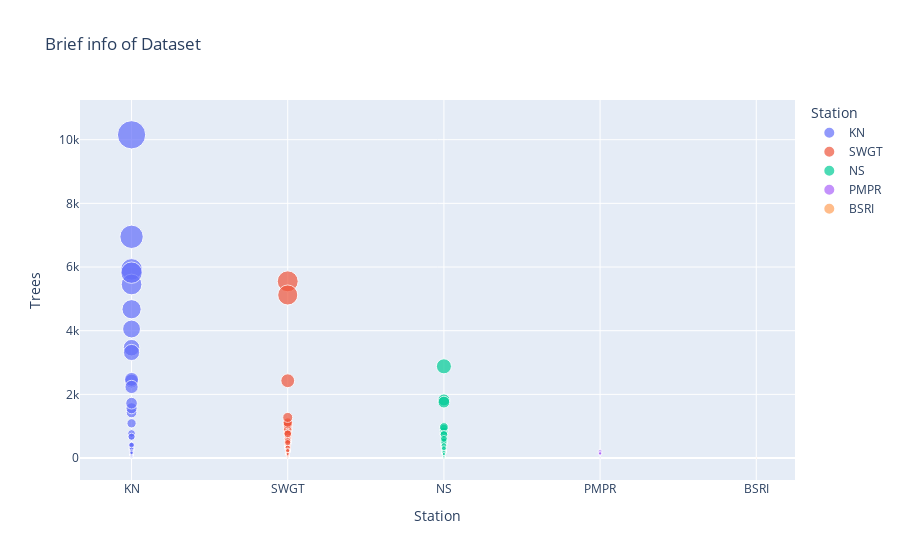

Write notebook code for a chart like this one.
### Markdown cell above
### Overview of Whole data

### Code cell
visual_obj.px_scatter1(filter_project_data)

### Figure 1 — Plotly figure (JSON) as saved in the notebook; plotly's stock layout.template omitted (floating-point values rounded to 4 significant figures; data arrays with more than 128 entries replaced by an {"elided": "..."} marker saying what was removed)
{"data": [{"customdata": {"elided": "139x4 float values"}, "hoverlabel": {"namelength": 0}, "hovertemplate": "Station=%{x}<br>Trees=%{marker.size}<br>LAT=%{customdata[0]}<br>LONG=%{customdata[1]}<br>PM=%{customdata[2]}<br>AQI=%{customdata[3]}", "legendgroup": "KN", "marker": {"color": "#636efa", "size": {"elided": "139 int values"}, "sizemode": "area", "sizeref": 25.38, "symbol": "circle"}, "mode": "markers", "name": "KN", "showlegend": true, "type": "scatter", "x": {"elided": "139 str values"}, "xaxis": "x", "y": {"elided": "139 int values"}, "yaxis": "y"}, {"customdata": {"elided": "376x4 float values"}, "hoverlabel": {"namelength": 0}, "hovertemplate": "Station=%{x}<br>Trees=%{marker.size}<br>LAT=%{customdata[0]}<br>LONG=%{customdata[1]}<br>PM=%{customdata[2]}<br>AQI=%{customdata[3]}", "legendgroup": "SWGT", "marker": {"color": "#EF553B", "size": {"elided": "376 int values"}, "sizemode": "area", "sizeref": 25.38, "symbol": "circle"}, "mode": "markers", "name": "SWGT", "showlegend": true, "type": "scatter", "x": {"elided": "376 str values"}, "xaxis": "x", "y": {"elided": "376 int values"}, "yaxis": "y"}, {"customdata": {"elided": "150x4 float values"}, "hoverlabel": {"namelength": 0}, "hovertemplate": "Station=%{x}<br>Trees=%{marker.size}<br>LAT=%{customdata[0]}<br>LONG=%{customdata[1]}<br>PM=%{customdata[2]}<br>AQI=%{customdata[3]}", "legendgroup": "NS", "marker": {"color": "#00cc96", "size": {"elided": "150 int values"}, "sizemode": "area", "sizeref": 25.38, "symbol": "circle"}, "mode": "markers", "name": "NS", "showlegend": true, "type": "scatter", "x": {"elided": "150 str values"}, "xaxis": "x", "y": {"elided": "150 int values"}, "yaxis": "y"}, {"customdata": [[18.56, 73.77, 8.462, 103], [18.57, 73.77, 7.333, 103], [18.57, 73.78, 10.77, 103], [18.57, 73.78, 1.15, 103], [18.57, 73.79, 1.385, 103], [18.57, 73.8, 0.3771, 103], [18.57, 73.8, 16.34, 103], [18.57, 73.78, 0.3579, 103]], "hoverlabel": {"namelength": 0}, "hovertemplate": "Station=%{x}<br>Trees=%{marker.size}<br>LAT=%{customdata[0]}<br>LONG=%{customdata[1]}<br>PM=%{customdata[2]}<br>AQI=%{customdata[3]}", "legendgroup": "PMPR", "marker": {"color": "#ab63fa", "size": [1, 1, 135, 212, 7, 165, 143, 14], "sizemode": "area", "sizeref": 25.38, "symbol": "circle"}, "mode": "markers", "name": "PMPR", "showlegend": true, "type": "scatter", "x": ["PMPR", "PMPR", "PMPR", "PMPR", "PMPR", "PMPR", "PMPR", "PMPR"], "xaxis": "x", "y": [1, 1, 135, 212, 7, 165, 143, 14], "yaxis": "y"}, {"customdata": [[18.57, 73.88, 40.43, 128], [18.57, 73.88, 26.87, 128], [18.57, 73.89, 3.072, 128], [18.57, 73.91, 0.7158, 128], [18.57, 73.91, 2.863, 128]], "hoverlabel": {"namelength": 0}, "hovertemplate": "Station=%{x}<br>Trees=%{marker.size}<br>LAT=%{customdata[0]}<br>LONG=%{customdata[1]}<br>PM=%{customdata[2]}<br>AQI=%{customdata[3]}", "legendgroup": "BSRI", "marker": {"color": "#FFA15A", "size": [2, 2, 5, 2, 3], "sizemode": "area", "sizeref": 25.38, "symbol": "circle"}, "mode": "markers", "name": "BSRI", "showlegend": true, "type": "scatter", "x": ["BSRI", "BSRI", "BSRI", "BSRI", "BSRI"], "xaxis": "x", "y": [2, 2, 5, 2, 3], "yaxis": "y"}], "layout": {"legend": {"itemsizing": "constant", "title": {"text": "Station"}, "tracegroupgap": 0}, "title": {"text": "Brief info of Dataset"}, "xaxis": {"anchor": "y", "categoryarray": ["KN", "SWGT", "NS", "PMPR", "BSRI"], "categoryorder": "array", "domain": [0, 1], "title": {"text": "Station"}}, "yaxis": {"anchor": "x", "domain": [0, 1], "title": {"text": "Trees"}}}}
